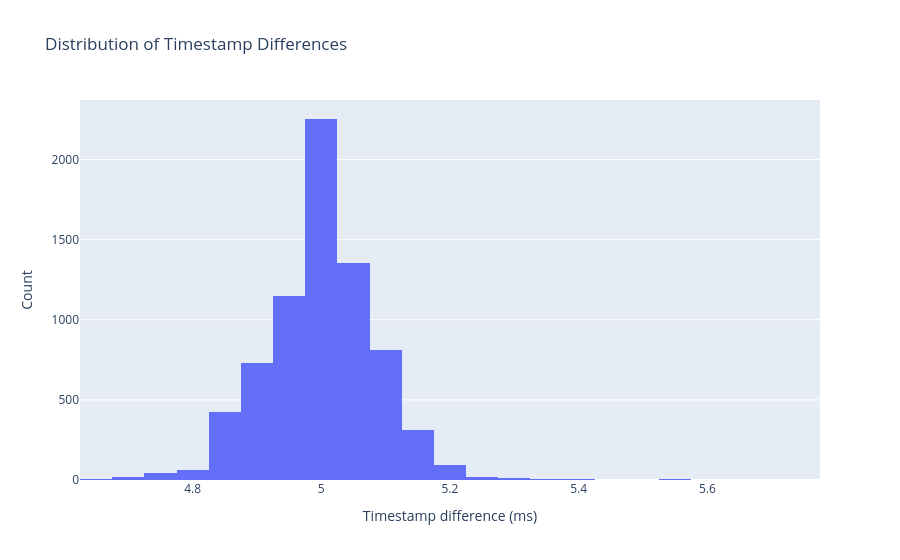

The code cell stored with this chart in its notebook:
### Markdown cell above
## Time Step Analysis

### Code cell
timestamp_diffs = data["Timestamp_ms"].diff().dropna()

fig = go.Figure(go.Histogram(x=timestamp_diffs, nbinsx=50))
fig.update_layout(
    title="Distribution of Timestamp Differences",
    xaxis_title="Timestamp difference (ms)",
    yaxis_title="Count",
)
fig.show()

### Figure 1 — Plotly figure (JSON) as saved in the notebook; plotly's stock layout.template omitted (floating-point values rounded to 4 significant figures; data arrays with more than 128 entries replaced by an {"elided": "..."} marker saying what was removed)
{"data": [{"nbinsx": 50, "type": "histogram", "x": {"elided": "7308 float values"}}], "layout": {"title": {"text": "Distribution of Timestamp Differences"}, "xaxis": {"title": {"text": "Timestamp difference (ms)"}}, "yaxis": {"title": {"text": "Count"}}}}
